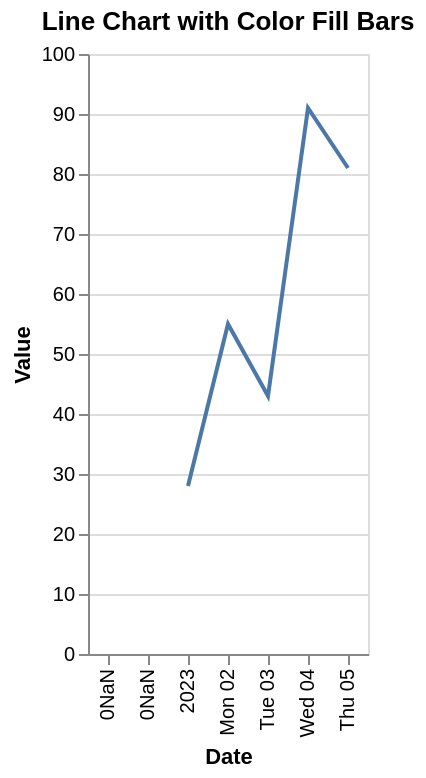

Specify this chart in Vega-Lite:
### Vega-Lite specification from a JSON file in a GitHub repository (floating-point values rounded to 4 significant figures)
{"$schema": "https://vega.github.io/schema/vega-lite/v5.json", "description": "Line chart with background color regions.", "layer": [{"mark": {"type": "rect", "opacity": 0.2, "color": "lightblue"}, "encoding": {"x": {"datum": "2023-01-02"}, "x2": {"datum": "2023-01-04"}}}, {"data": {"values": [{"date": "2023-01-01", "value": 28}, {"date": "2023-01-02", "value": 55}, {"date": "2023-01-03", "value": 43}, {"date": "2023-01-04", "value": 91}, {"date": "2023-01-05", "value": 81}]}, "mark": "line", "encoding": {"x": {"field": "date", "type": "temporal", "axis": {"title": "Date"}}, "y": {"field": "value", "type": "quantitative", "axis": {"title": "Value"}}}}], "title": "Line Chart with Color Fill Bars"}
